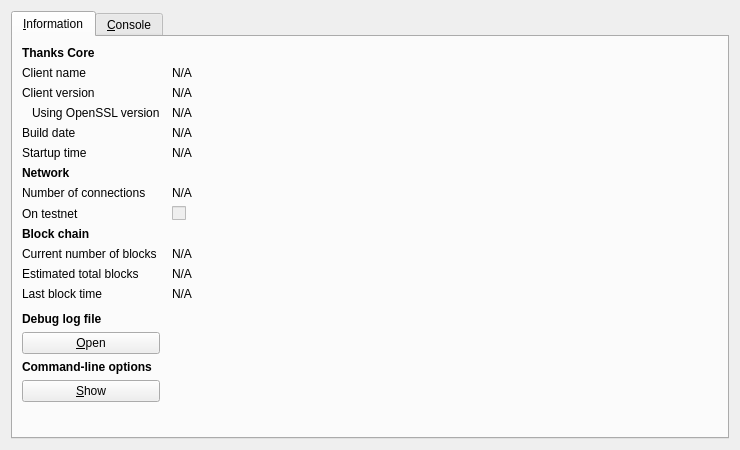
<?xml version="1.0" encoding="UTF-8"?>
<ui version="4.0">
 <class>RPCConsole</class>
 <widget class="QDialog" name="RPCConsole">
  <property name="geometry">
   <rect>
    <x>0</x>
    <y>0</y>
    <width>740</width>
    <height>450</height>
   </rect>
  </property>
  <property name="windowTitle">
   <string>Thanks - Debug window</string>
  </property>
  <layout class="QVBoxLayout" name="verticalLayout_2">
   <item>
    <widget class="QTabWidget" name="tabWidget">
     <property name="currentIndex">
      <number>0</number>
     </property>
     <widget class="QWidget" name="tab_info">
      <attribute name="title">
       <string>&amp;Information</string>
      </attribute>
      <layout class="QGridLayout" name="gridLayout" columnstretch="0,1">
       <property name="horizontalSpacing">
        <number>12</number>
       </property>
       <item row="0" column="0">
        <widget class="QLabel" name="label_9">
         <property name="font">
          <font>
           <weight>75</weight>
           <bold>true</bold>
          </font>
         </property>
         <property name="text">
          <string>Thanks Core</string>
         </property>
        </widget>
       </item>
       <item row="1" column="0">
        <widget class="QLabel" name="label_5">
         <property name="text">
          <string>Client name</string>
         </property>
        </widget>
       </item>
       <item row="1" column="1">
        <widget class="QLabel" name="clientName">
         <property name="cursor">
          <cursorShape>IBeamCursor</cursorShape>
         </property>
         <property name="text">
          <string>N/A</string>
         </property>
         <property name="textFormat">
          <enum>Qt::PlainText</enum>
         </property>
         <property name="textInteractionFlags">
          <set>Qt::LinksAccessibleByMouse|Qt::TextSelectableByKeyboard|Qt::TextSelectableByMouse</set>
         </property>
        </widget>
       </item>
       <item row="2" column="0">
        <widget class="QLabel" name="label_6">
         <property name="text">
          <string>Client version</string>
         </property>
        </widget>
       </item>
       <item row="2" column="1">
        <widget class="QLabel" name="clientVersion">
         <property name="cursor">
          <cursorShape>IBeamCursor</cursorShape>
         </property>
         <property name="text">
          <string>N/A</string>
         </property>
         <property name="textFormat">
          <enum>Qt::PlainText</enum>
         </property>
         <property name="textInteractionFlags">
          <set>Qt::LinksAccessibleByMouse|Qt::TextSelectableByKeyboard|Qt::TextSelectableByMouse</set>
         </property>
        </widget>
       </item>
       <item row="3" column="0">
        <widget class="QLabel" name="label_14">
         <property name="text">
          <string>Using OpenSSL version</string>
         </property>
         <property name="indent">
          <number>10</number>
         </property>
        </widget>
       </item>
       <item row="3" column="1">
        <widget class="QLabel" name="openSSLVersion">
         <property name="cursor">
          <cursorShape>IBeamCursor</cursorShape>
         </property>
         <property name="text">
          <string>N/A</string>
         </property>
         <property name="textFormat">
          <enum>Qt::PlainText</enum>
         </property>
         <property name="textInteractionFlags">
          <set>Qt::LinksAccessibleByMouse|Qt::TextSelectableByKeyboard|Qt::TextSelectableByMouse</set>
         </property>
        </widget>
       </item>
       <item row="4" column="0">
        <widget class="QLabel" name="label_12">
         <property name="text">
          <string>Build date</string>
         </property>
        </widget>
       </item>
       <item row="4" column="1">
        <widget class="QLabel" name="buildDate">
         <property name="cursor">
          <cursorShape>IBeamCursor</cursorShape>
         </property>
         <property name="text">
          <string>N/A</string>
         </property>
         <property name="textFormat">
          <enum>Qt::PlainText</enum>
         </property>
         <property name="textInteractionFlags">
          <set>Qt::LinksAccessibleByMouse|Qt::TextSelectableByKeyboard|Qt::TextSelectableByMouse</set>
         </property>
        </widget>
       </item>
       <item row="5" column="0">
        <widget class="QLabel" name="label_13">
         <property name="text">
          <string>Startup time</string>
         </property>
        </widget>
       </item>
       <item row="5" column="1">
        <widget class="QLabel" name="startupTime">
         <property name="cursor">
          <cursorShape>IBeamCursor</cursorShape>
         </property>
         <property name="text">
          <string>N/A</string>
         </property>
         <property name="textFormat">
          <enum>Qt::PlainText</enum>
         </property>
         <property name="textInteractionFlags">
          <set>Qt::LinksAccessibleByMouse|Qt::TextSelectableByKeyboard|Qt::TextSelectableByMouse</set>
         </property>
        </widget>
       </item>
       <item row="6" column="0">
        <widget class="QLabel" name="label_11">
         <property name="font">
          <font>
           <weight>75</weight>
           <bold>true</bold>
          </font>
         </property>
         <property name="text">
          <string>Network</string>
         </property>
        </widget>
       </item>
       <item row="7" column="0">
        <widget class="QLabel" name="label_7">
         <property name="text">
          <string>Number of connections</string>
         </property>
        </widget>
       </item>
       <item row="7" column="1">
        <widget class="QLabel" name="numberOfConnections">
         <property name="cursor">
          <cursorShape>IBeamCursor</cursorShape>
         </property>
         <property name="text">
          <string>N/A</string>
         </property>
         <property name="textFormat">
          <enum>Qt::PlainText</enum>
         </property>
         <property name="textInteractionFlags">
          <set>Qt::LinksAccessibleByMouse|Qt::TextSelectableByKeyboard|Qt::TextSelectableByMouse</set>
         </property>
        </widget>
       </item>
       <item row="8" column="0">
        <widget class="QLabel" name="label_8">
         <property name="text">
          <string>On testnet</string>
         </property>
        </widget>
       </item>
       <item row="8" column="1">
        <widget class="QCheckBox" name="isTestNet">
         <property name="enabled">
          <bool>false</bool>
         </property>
         <property name="text">
          <string/>
         </property>
        </widget>
       </item>
       <item row="9" column="0">
        <widget class="QLabel" name="label_10">
         <property name="font">
          <font>
           <weight>75</weight>
           <bold>true</bold>
          </font>
         </property>
         <property name="text">
          <string>Block chain</string>
         </property>
        </widget>
       </item>
       <item row="10" column="0">
        <widget class="QLabel" name="label_3">
         <property name="text">
          <string>Current number of blocks</string>
         </property>
        </widget>
       </item>
       <item row="10" column="1">
        <widget class="QLabel" name="numberOfBlocks">
         <property name="cursor">
          <cursorShape>IBeamCursor</cursorShape>
         </property>
         <property name="text">
          <string>N/A</string>
         </property>
         <property name="textFormat">
          <enum>Qt::PlainText</enum>
         </property>
         <property name="textInteractionFlags">
          <set>Qt::LinksAccessibleByMouse|Qt::TextSelectableByKeyboard|Qt::TextSelectableByMouse</set>
         </property>
        </widget>
       </item>
       <item row="11" column="0">
        <widget class="QLabel" name="label_4">
         <property name="text">
          <string>Estimated total blocks</string>
         </property>
        </widget>
       </item>
       <item row="11" column="1">
        <widget class="QLabel" name="totalBlocks">
         <property name="cursor">
          <cursorShape>IBeamCursor</cursorShape>
         </property>
         <property name="text">
          <string>N/A</string>
         </property>
         <property name="textFormat">
          <enum>Qt::PlainText</enum>
         </property>
         <property name="textInteractionFlags">
          <set>Qt::LinksAccessibleByMouse|Qt::TextSelectableByKeyboard|Qt::TextSelectableByMouse</set>
         </property>
        </widget>
       </item>
       <item row="12" column="0">
        <widget class="QLabel" name="label_2">
         <property name="text">
          <string>Last block time</string>
         </property>
        </widget>
       </item>
       <item row="12" column="1">
        <widget class="QLabel" name="lastBlockTime">
         <property name="cursor">
          <cursorShape>IBeamCursor</cursorShape>
         </property>
         <property name="text">
          <string>N/A</string>
         </property>
         <property name="textFormat">
          <enum>Qt::PlainText</enum>
         </property>
         <property name="textInteractionFlags">
          <set>Qt::LinksAccessibleByMouse|Qt::TextSelectableByKeyboard|Qt::TextSelectableByMouse</set>
         </property>
        </widget>
       </item>
       <item row="13" column="0">
        <spacer name="verticalSpacer_2">
         <property name="orientation">
          <enum>Qt::Vertical</enum>
         </property>
         <property name="sizeHint" stdset="0">
          <size>
           <width>20</width>
           <height>20</height>
          </size>
         </property>
        </spacer>
       </item>
       <item row="14" column="0">
        <widget class="QLabel" name="labelDebugLogfile">
         <property name="font">
          <font>
           <weight>75</weight>
           <bold>true</bold>
          </font>
         </property>
         <property name="text">
          <string>Debug log file</string>
         </property>
        </widget>
       </item>
       <item row="15" column="0">
        <widget class="QPushButton" name="openDebugLogfileButton">
         <property name="toolTip">
          <string>Open the Thanks debug log file from the current data directory. This can take a few seconds for large log files.</string>
         </property>
         <property name="text">
          <string>&amp;Open</string>
         </property>
         <property name="autoDefault">
          <bool>false</bool>
         </property>
        </widget>
       </item>
       <item row="16" column="0">
        <widget class="QLabel" name="labelCLOptions">
         <property name="font">
          <font>
           <weight>75</weight>
           <bold>true</bold>
          </font>
         </property>
         <property name="text">
          <string>Command-line options</string>
         </property>
        </widget>
       </item>
       <item row="17" column="0">
        <widget class="QPushButton" name="showCLOptionsButton">
         <property name="toolTip">
          <string>Show the Thanks-Qt help message to get a list with possible Thanks command-line options.</string>
         </property>
         <property name="text">
          <string>&amp;Show</string>
         </property>
         <property name="autoDefault">
          <bool>false</bool>
         </property>
        </widget>
       </item>
       <item row="18" column="0">
        <spacer name="verticalSpacer">
         <property name="orientation">
          <enum>Qt::Vertical</enum>
         </property>
         <property name="sizeHint" stdset="0">
          <size>
           <width>20</width>
           <height>40</height>
          </size>
         </property>
        </spacer>
       </item>
      </layout>
     </widget>
     <widget class="QWidget" name="tab_console">
      <attribute name="title">
       <string>&amp;Console</string>
      </attribute>
      <layout class="QVBoxLayout" name="verticalLayout_3">
       <property name="spacing">
        <number>3</number>
       </property>
       <item>
        <widget class="QTextEdit" name="messagesWidget">
         <property name="minimumSize">
          <size>
           <width>0</width>
           <height>100</height>
          </size>
         </property>
         <property name="readOnly">
          <bool>true</bool>
         </property>
         <property name="tabKeyNavigation" stdset="0">
          <bool>false</bool>
         </property>
         <property name="columnCount" stdset="0">
          <number>2</number>
         </property>
        </widget>
       </item>
       <item>
        <layout class="QHBoxLayout" name="horizontalLayout">
         <property name="spacing">
          <number>3</number>
         </property>
         <item>
          <widget class="QLabel" name="label">
           <property name="text">
            <string notr="true">&gt;</string>
           </property>
          </widget>
         </item>
         <item>
          <widget class="QLineEdit" name="lineEdit"/>
         </item>
         <item>
          <widget class="QPushButton" name="clearButton">
           <property name="maximumSize">
            <size>
             <width>24</width>
             <height>24</height>
            </size>
           </property>
           <property name="toolTip">
            <string>Clear console</string>
           </property>
           <property name="text">
            <string/>
           </property>
           <property name="icon">
            <iconset resource="../bitcoin.qrc">
             <normaloff>:/icons/remove</normaloff>:/icons/remove</iconset>
           </property>
           <property name="shortcut">
            <string notr="true">Ctrl+L</string>
           </property>
           <property name="autoDefault">
            <bool>false</bool>
           </property>
          </widget>
         </item>
        </layout>
       </item>
      </layout>
     </widget>
    </widget>
   </item>
  </layout>
 </widget>
 <resources>
  <include location="../bitcoin.qrc"/>
 </resources>
 <connections/>
</ui>
